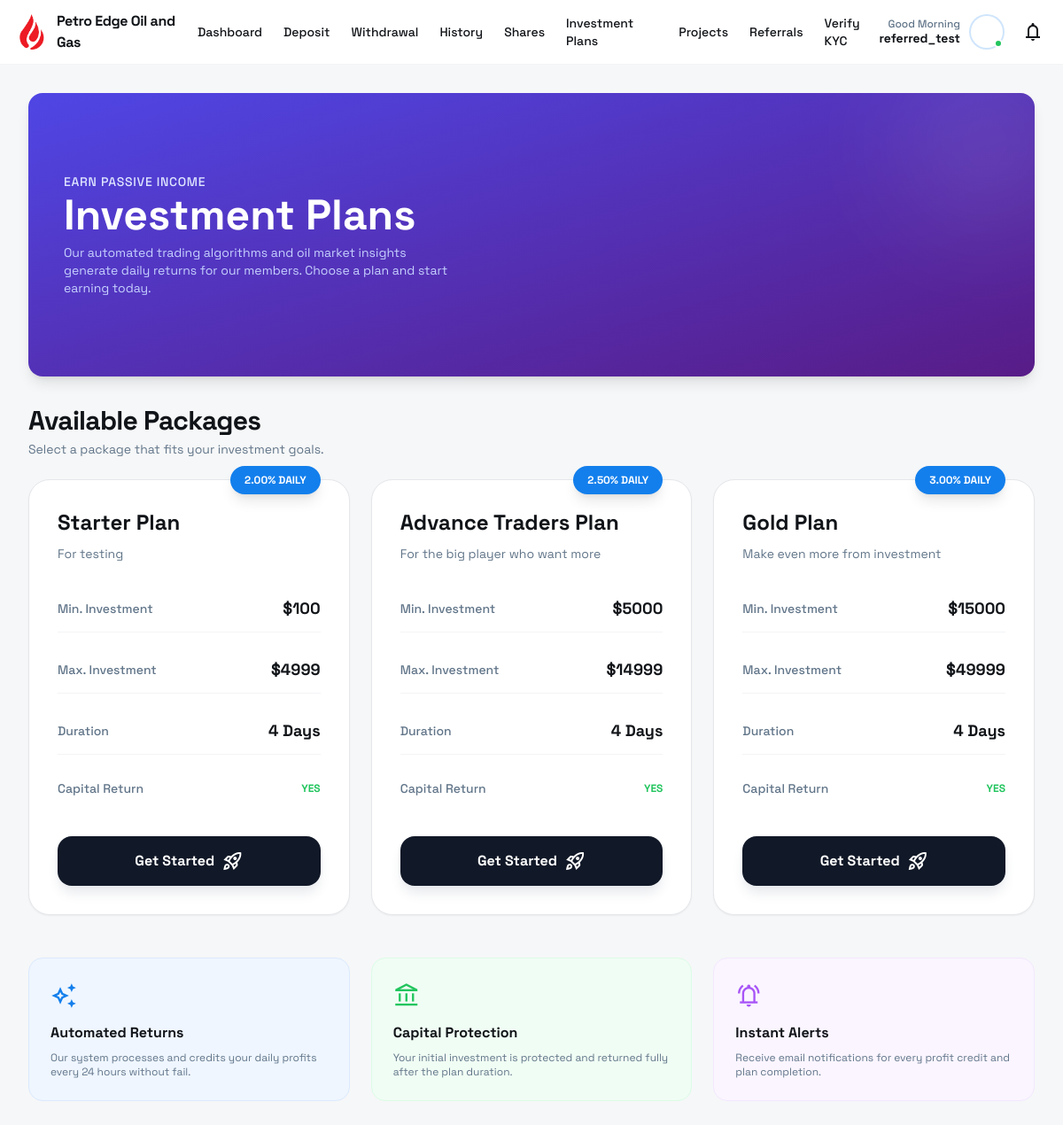
Page /investment-packages/ (signed in) on the committed database.
### core_app/models.py (models this page shows, shortened)
class InvestmentPlan(models.Model):
    name = models.CharField(max_length=100)
    short_description = models.TextField()
    min_price = models.DecimalField(max_digits=12, decimal_places=2)
    max_price = models.DecimalField(max_digits=12, decimal_places=2)
    daily_profit_rate = models.DecimalField(max_digits=5, decimal_places=2, help_text="Daily percentage return (e.g. 1.50)")
    duration_days = models.IntegerField(help_text="Total duration of the plan in days")
    capital_return = models.BooleanField(default=True, help_text="Return original investment at the end")
    is_active = models.BooleanField(default=True)
    created_at = models.DateTimeField(auto_now_add=True)

### core_app/views.py (the view)
# urls.py: path('investment-packages/', views.investment_packages, name='investment_packages'),
@login_required
def investment_packages(request):
    account = request.user.account
    packages = InvestmentPlan.objects.filter(is_active=True)
    active_user_plans = UserPlan.objects.filter(user=request.user, is_active=True)
    payment_methods = PaymentMethod.objects.filter(is_active=True)
    return render(request, 'investment-packages.html', {
        'packages': packages,
        'active_user_plans': active_user_plans,
        'payment_methods': payment_methods,
        'account': account
    })

### core_app/templates/investment-packages.html (shortened to what this page needs)
{% extends 'base_dashboard.html' %}
{% block content %}
<main class="w-full max-w-7xl mx-auto md:p-6 lg:p-8">
    <div class="relative w-full h-[220px] md:h-[320px] bg-gradient-to-br from-indigo-600 to-purple-900 flex flex-col justify-center overflow-hidden md:rounded-2xl shadow-lg mb-8 p-6 md:p-10 text-white">
        <div class="relative z-10">
            <p class="text-indigo-100 text-sm font-medium mb-1 uppercase tracking-wider">Earn Passive Income</p>
            <h1 class="text-4xl md:text-5xl font-black mb-2">Investment Plans</h1>
            <p class="text-indigo-200 text-xs md:text-sm max-w-md">Our automated trading algorithms and oil market insights generate daily returns for our members. Choose a plan and start earning today.</p>
        </div>
        <div class="absolute top-0 right-0 -mt-10 -mr-10 w-48 h-48 bg-white/10 rounded-full blur-3xl"></div>
    </div>
    <div class="px-4 md:px-0 mb-6 flex justify-between items-end">
        <div>
            <h2 class="text-text-main-light dark:text-text-main-dark tracking-tight text-3xl font-bold">Available Packages</h2>
            <p class="text-text-sec-light dark:text-text-sec-dark text-sm mt-1">Select a package that fits your investment goals.</p>
        </div>
    </div>
    <div class="grid grid-cols-1 md:grid-cols-2 lg:grid-cols-3 gap-6 px-4 md:px-0 mb-12">
        {% for package in packages %}
        <div class="relative group bg-surface-light dark:bg-surface-dark border border-gray-200 dark:border-gray-700 rounded-3xl p-8 shadow-sm hover:shadow-xl hover:border-primary/50 transition-all duration-300 flex flex-col">
            <div class="absolute -top-4 right-8 bg-primary text-white text-xs font-black px-4 py-2 rounded-full shadow-lg">
                {{ package.daily_profit_rate }}% DAILY
            </div>
            <div class="mb-6">
                <h3 class="text-2xl font-black text-text-main-light dark:text-text-main-dark mb-2">{{ package.name }}</h3>
                <p class="text-sm text-text-sec-light dark:text-text-sec-dark leading-relaxed">{{ package.short_description }}</p>
            </div>
            <div class="space-y-4 mb-8">
                <div class="flex justify-between items-center py-3 border-b border-gray-100 dark:border-gray-800">
                    <span class="text-sm text-text-sec-light font-medium">Min. Investment</span>
                    <span class="text-lg font-bold text-text-main-light dark:text-text-main-dark">${{ package.min_price|floatformat:0 }}</span>
                </div>
                <div class="flex justify-between items-center py-3 border-b border-gray-100 dark:border-gray-800">
                    <span class="text-sm text-text-sec-light font-medium">Max. Investment</span>
                    <span class="text-lg font-bold text-text-main-light dark:text-text-main-dark">${{ package.max_price|floatformat:0 }}</span>
                </div>
                <div class="flex justify-between items-center py-3 border-b border-gray-100 dark:border-gray-800">
                    <span class="text-sm text-text-sec-light font-medium">Duration</span>
                    <span class="text-lg font-bold text-text-main-light dark:text-text-main-dark">{{ package.duration_days }} Days</span>
                </div>
                <div class="flex justify-between items-center py-3">
                    <span class="text-sm text-text-sec-light font-medium">Capital Return</span>
                    <span class="text-xs font-black text-green-500 uppercase">{% if package.capital_return %}Yes{% else %}No{% endif %}</span>
                </div>
            </div>
            <button onclick="openInvestModal('{{ package.id }}', '{{ package.name }}', '{{ package.min_price }}', '{{ package.max_price }}')" class="mt-auto w-full py-4 bg-gray-900 dark:bg-primary text-white font-black rounded-2xl group-hover:bg-primary transition-colors shadow-lg shadow-gray-200 dark:shadow-none flex items-center justify-center gap-2">
                Get Started <span class="material-symbols-outlined">rocket_launch</span>
            </button>
        </div>
        {% empty %}
        <div class="col-span-full py-20 text-center">
            <span class="material-symbols-outlined text-6xl text-gray-200 mb-4">inventory_2</span>
            <p class="text-text-sec-light dark:text-text-sec-dark font-bold">No investment packages currently active.</p>
        </div>
        {% endfor %}
    </div>
    <div class="grid grid-cols-1 md:grid-cols-3 gap-6 px-4 md:px-0 mb-12">
        <div class="p-6 bg-blue-50 dark:bg-blue-900/10 rounded-2xl border border-blue-100 dark:border-blue-800">
            <span class="material-symbols-outlined text-3xl text-primary mb-3">auto_awesome</span>
            <h4 class="font-bold text-text-main-light dark:text-text-main-dark mb-2">Automated Returns</h4>
            <p class="text-xs text-text-sec-light dark:text-text-sec-dark">Our system processes and credits your daily profits every 24 hours without fail.</p>
        </div>
        <div class="p-6 bg-green-50 dark:bg-green-900/10 rounded-2xl border border-green-100 dark:border-green-800">
            <span class="material-symbols-outlined text-3xl text-green-500 mb-3">account_balance</span>
            <h4 class="font-bold text-text-main-light dark:text-text-main-dark mb-2">Capital Protection</h4>
            <p class="text-xs text-text-sec-light dark:text-text-sec-dark">Your initial investment is protected and returned fully after the plan duration.</p>
        </div>
        <div class="p-6 bg-purple-50 dark:bg-purple-900/10 rounded-2xl border border-purple-100 dark:border-purple-800">
            <span class="material-symbols-outlined text-3xl text-purple-500 mb-3">notifications_active</span>
            <h4 class="font-bold text-text-main-light dark:text-text-main-dark mb-2">Instant Alerts</h4>
            <p class="text-xs text-text-sec-light dark:text-text-sec-dark">Receive email notifications for every profit credit and plan completion.</p>
        </div>
    </div>
</main>
{% endblock %}

### core_app/templates/base_dashboard.html (shortened to what this page needs)
{% load static %}
<!DOCTYPE html>
<html class="light" lang="en">
<head>
    <script src="https://cdn.tailwindcss.com?plugins=forms,container-queries"></script>
    <link rel="stylesheet" href="{% static 'css/style.css' %}">
</head>
<body class="bg-background-light dark:bg-background-dark font-display text-text-main-light dark:text-text-main-dark transition-colors duration-200 antialiased overflow-x-hidden pb-24 md:pb-0">
    <header class="sticky top-0 z-50 bg-surface-light/95 dark:bg-surface-dark/95 backdrop-blur-sm border-b border-gray-100 dark:border-gray-800 px-4 py-3 flex justify-between items-center transition-colors">
        <div class="flex items-center gap-2">
           <img src="{% static 'images/logo.png' %}" alt="Petro Edge Logo" class="h-10 w-auto">
            <h1 class="font-bold tracking-tight">Petro Edge Oil and Gas</h1>
        </div>
        <nav class="hidden md:flex items-center gap-6">
            <a href="{% url 'dashboard' %}" class="text-sm font-medium hover:text-primary transition-colors">Dashboard</a>
            <a href="{% url 'deposit' %}" class="text-sm font-medium hover:text-primary transition-colors">Deposit</a>
            <a href="{% url 'withdrawal' %}" class="text-sm font-medium hover:text-primary transition-colors">Withdrawal</a>
            <a href="{% url 'transaction_history' %}" class="text-sm font-medium hover:text-primary transition-colors">History</a>
            <a href="{% url 'shares' %}" class="text-sm font-medium hover:text-primary transition-colors">Shares</a>
            <a href="{% url 'investment_packages' %}" class="text-sm font-medium hover:text-primary transition-colors">Investment Plans</a>
            <a href="{% url 'investment_plan' %}" class="text-sm font-medium hover:text-primary transition-colors">Projects</a>
            <a href="{% url 'referral_dashboard' %}" class="text-sm font-medium hover:text-primary transition-colors">Referrals</a>
            <a href="{% url 'kyc_verification' %}" class="text-sm font-medium hover:text-primary transition-colors">Verify KYC</a>
        </nav>
        <div class="flex items-center gap-4">
             <div class="hidden md:flex items-center gap-3">
                <div class="text-right hidden lg:block">
                    <p class="text-xs text-text-sec-light dark:text-text-sec-dark font-medium">Good Morning</p>
                    <h2 class="text-sm font-bold leading-tight">{{ user.first_name|default:user.username }}</h2>
                </div>
                <div class="relative cursor-pointer">
                    <div class="bg-center bg-no-repeat bg-cover rounded-full size-9 ring-2 ring-primary/20" style='background-image: url("https://lh3.googleusercontent.com/aida-public/AB6AXuDFEJRz1-RbqrQOkNw_fU6BWcuFrfkTcd-k5VjFJUsQ3jD5WST0v7kCPYhjOLfaD0H-5yXofIqzSLy1XduY8JPD5nd1dvvpcGfUr7-6aBtcANcsLWlKclKEd1SqA0EkQ155cpXeu2uwysGMl6l8XG-QFuMnlY3SrzHqsoIHv54iUiaZKn8WBbL9G_WGQungSfeewbF4VT-qPS9ICyrRbuO1qJ1K-VOQJc3lLvNfzlR4-LAlJo19WY8S9lM2CcPCK5WBChukceQY9FUk");'></div>
                    <div class="absolute bottom-0 right-0 size-2.5 bg-green-500 rounded-full border-2 border-white dark:border-background-dark"></div>
                </div>
            </div>
            <div class="relative" id="notification-container">
                <button id="notification-btn" class="relative flex size-9 items-center justify-center rounded-full hover:bg-gray-100 dark:hover:bg-gray-700 transition-colors">
                    <span class="material-symbols-outlined text-text-main-light dark:text-text-main-dark">notifications</span>
                </button>
            </div>
        </div>
    </header>
    {% block content %}{% endblock %}
</body>
</html>

### core_app/static/css/style.css (style rules this page uses)
html { scroll-behavior: smooth; }

### rows in the picture
InvestmentPlan: daily_profit_rate "2.00", name "Starter Plan", short_description "For testing", min_price "100", max_price "4999", duration_days "4", capital_return "YES"
InvestmentPlan: daily_profit_rate "2.50", name "Advance Traders Plan", short_description "For the big player who want more", min_price "5000", max_price "14999", duration_days "4", capital_return "YES"
InvestmentPlan: daily_profit_rate "3.00", name "Gold Plan", short_description "Make even more from investment", min_price "15000", max_price "49999", duration_days "4", capital_return "YES"

### other values in the picture
{{ user.first_name|default:user.username }} "referred_test"
